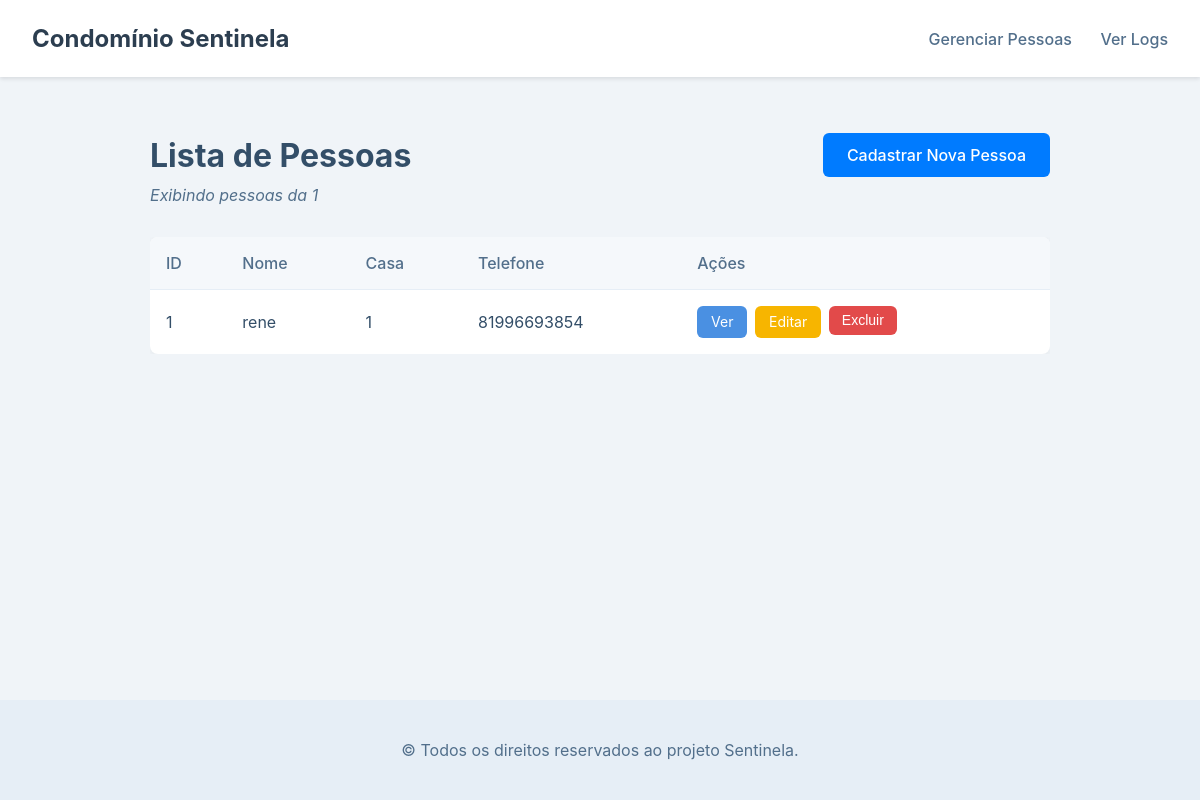
The page /pessoa/por-casa/1 on the database its author committed.
### database/models_db.py (models this page shows, shortened)
class PessoaDB(Base):
    __tablename__ = 'pessoas'
    id_pessoa = Column(Integer, primary_key=True)
    nome = Column(String)
    data_nascimento = Column(String)
    telefone = Column(String)
    telefone_emergencia = Column(String)
    historico_medico = Column(String)
    numero_casa = Column(String)

### controllers/pessoa_bp.py (the view)
@pessoa_bp.route('/por-casa/<numero_casa>')
def pessoas_por_casa(numero_casa):
    session = get_session()
    try:
        dao = PessoaDAO(session)
        pessoas = dao.obter_pessoas_por_casa(numero_casa)
        return render_template('pessoa/lista.html', pessoas=pessoas, casa_filtrada=numero_casa)
    finally:
        session.close()

### controllers/pessoa_bp.py (called while the page is built)
def get_session():
    return Session()

### database/dao.py (called while the page is built)
    def obter_pessoas_por_casa(self, numero_casa):
        return self.session.query(PessoaDB).filter_by(numero_casa=numero_casa).all()

### templates/pessoa/lista.html (shortened to what this page needs)
{% extends "pessoa/base.html" %}
{% block conteudo %}
<div class="content-header">
<h1>Lista de Pessoas</h1>
<a href="{{ url_for('pessoa.cadastrar_pessoa') }}" class="button primary-button">Cadastrar Nova Pessoa</a>
</div>
{% if casa_filtrada %}
<p class="subtitle">Exibindo pessoas da {{ casa_filtrada }}</p>
{% endif %}
{% if pessoas %}
<div class="table-container">
    <table>
        <thead>
            <tr>
                <th>ID</th>
                <th>Nome</th>
                <th>Casa</th>
                <th>Telefone</th>
                <th>Ações</th>
            </tr>
        </thead>
        <tbody>
            {% for p in pessoas %}
            <tr>
                <td>{{ p.id_pessoa }}</td>
                <td>{{ p.nome }}</td>
                <td>{{ p.numero_casa }}</td>
                <td>{{ p.telefone }}</td>
                <td class="table-actions">
                    <a href="{{ url_for('pessoa.detalhes_pessoa', id=p.id_pessoa) }}" class="action-button view">Ver</a>
                    <a href="{{ url_for('pessoa.editar_pessoa', id=p.id_pessoa) }}" class="action-button edit">Editar</a>
                    <form method="POST" action="{{ url_for('pessoa.excluir_pessoa', id=p.id_pessoa) }}" onsubmit="return confirm('Tem certeza que deseja excluir esta pessoa?');" style="display:inline;">
                        <button type="submit" class="action-button delete">Excluir</button>
                    </form>
                </td>
            </tr>
            {% endfor %}
        </tbody>
    </table>
</div>
{% else %}
<p class="empty-state">Nenhuma pessoa encontrada. <a href="{{ url_for('pessoa.cadastrar_pessoa') }}">Cadastre uma agora.</a></p>
{% endif %}
{% endblock %}

### static/css/pessoa.css (style rules this page uses)
body { font-family: 'Inter', sans-serif; background-color: #f0f4f8; color: #334e68; margin: 0; padding: 0; display: flex; flex-direction: column; min-height: 100vh; }
.content-header { display: flex; justify-content: space-between; align-items: center; margin-bottom: 1.5rem; flex-wrap: wrap; }
.content-header h1 { margin: 0; }
.table-container { overflow-x: auto; }
table { width: 100%; border-collapse: collapse; background-color: #ffffff; border-radius: 8px; overflow: hidden; box-shadow: 0 2px 8px rgba(0, 0, 0, 0.05); }
th, td { text-align: left; padding: 1rem; border-bottom: 1px solid #e6eef6; }
th { background-color: #f5f8fb; font-weight: 500; color: #526f8b; }
tr:last-child td { border-bottom: none; }
.table-actions { display: flex; gap: 0.5rem; }
.action-button { text-decoration: none; padding: 0.4rem 0.8rem; border-radius: 6px; font-size: 0.875rem; transition: background-color 0.2s, color 0.2s; border: 1px solid transparent; }
.action-button.view { background-color: #4a90e2; color: white; }
.action-button.edit { background-color: #f7b500; color: white; }
.action-button.delete { background-color: #e24a4a; color: white; border: none; cursor: pointer; }
.button { text-decoration: none; padding: 0.75rem 1.5rem; border-radius: 6px; font-weight: 500; cursor: pointer; text-align: center; display: inline-block; border: none; transition: background-color 0.2s, transform 0.1s; }
.primary-button { background-color: #007bff; color: white; }
.subtitle { margin-top: -1rem; margin-bottom: 2rem; font-style: italic; color: #526f8b; }

### rows shown on the page
PessoaDB: id_pessoa "1", nome "rene", numero_casa "1", telefone "81996693854"

### other values the page prints
{{ casa_filtrada }} "1"
